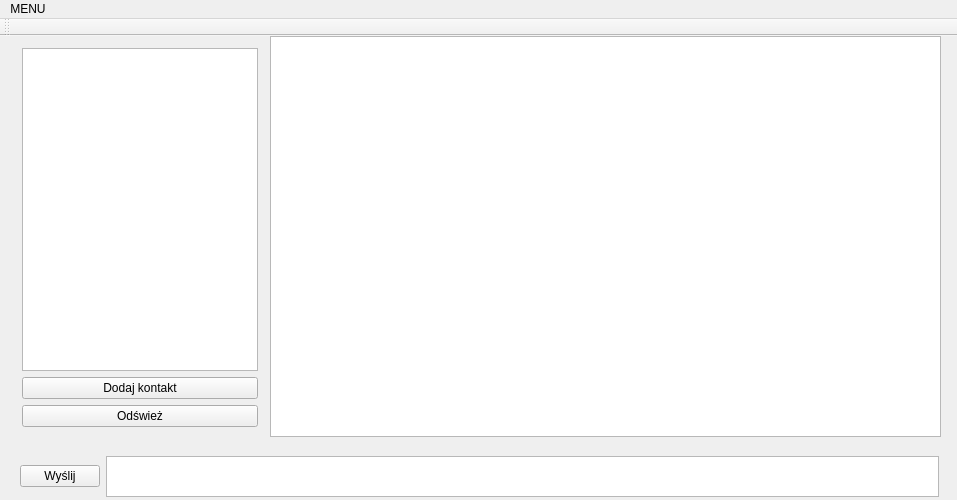
<?xml version="1.0" encoding="UTF-8"?>
<ui version="4.0">
 <class>MainWindow</class>
 <widget class="QMainWindow" name="MainWindow">
  <property name="geometry">
   <rect>
    <x>0</x>
    <y>0</y>
    <width>957</width>
    <height>500</height>
   </rect>
  </property>
  <property name="sizePolicy">
   <sizepolicy hsizetype="Fixed" vsizetype="Fixed">
    <horstretch>0</horstretch>
    <verstretch>0</verstretch>
   </sizepolicy>
  </property>
  <property name="minimumSize">
   <size>
    <width>900</width>
    <height>500</height>
   </size>
  </property>
  <property name="maximumSize">
   <size>
    <width>5000</width>
    <height>5000</height>
   </size>
  </property>
  <property name="windowTitle">
   <string>Super tajny komunikator</string>
  </property>
  <widget class="QWidget" name="centralWidget">
   <widget class="QWidget" name="horizontalLayoutWidget">
    <property name="geometry">
     <rect>
      <x>9</x>
      <y>409</y>
      <width>941</width>
      <height>52</height>
     </rect>
    </property>
    <layout class="QHBoxLayout" name="horizontalLayout">
     <property name="sizeConstraint">
      <enum>QLayout::SetDefaultConstraint</enum>
     </property>
     <property name="bottomMargin">
      <number>0</number>
     </property>
     <item>
      <widget class="QPushButton" name="sendBTN">
       <property name="text">
        <string>Wyślij</string>
       </property>
      </widget>
     </item>
     <item>
      <widget class="QTextEdit" name="sendTXT">
       <property name="enabled">
        <bool>true</bool>
       </property>
       <property name="sizePolicy">
        <sizepolicy hsizetype="Expanding" vsizetype="Expanding">
         <horstretch>0</horstretch>
         <verstretch>0</verstretch>
        </sizepolicy>
       </property>
       <property name="maximumSize">
        <size>
         <width>16777215</width>
         <height>50</height>
        </size>
       </property>
      </widget>
     </item>
    </layout>
   </widget>
   <widget class="QListWidget" name="listCONV">
    <property name="geometry">
     <rect>
      <x>270</x>
      <y>0</y>
      <width>671</width>
      <height>401</height>
     </rect>
    </property>
    <property name="sizePolicy">
     <sizepolicy hsizetype="Expanding" vsizetype="Expanding">
      <horstretch>0</horstretch>
      <verstretch>0</verstretch>
     </sizepolicy>
    </property>
    <property name="minimumSize">
     <size>
      <width>400</width>
      <height>0</height>
     </size>
    </property>
   </widget>
   <widget class="QWidget" name="layoutWidget">
    <property name="geometry">
     <rect>
      <x>11</x>
      <y>1</y>
      <width>258</width>
      <height>401</height>
     </rect>
    </property>
    <layout class="QVBoxLayout" name="verticalLayout_2">
     <item>
      <widget class="QListWidget" name="ListaKontaktow"/>
     </item>
     <item>
      <widget class="QPushButton" name="BTNdodajKontakt">
       <property name="text">
        <string>Dodaj kontakt</string>
       </property>
      </widget>
     </item>
     <item>
      <widget class="QPushButton" name="pushButton">
       <property name="text">
        <string>Odśwież</string>
       </property>
      </widget>
     </item>
    </layout>
   </widget>
  </widget>
  <widget class="QToolBar" name="mainToolBar">
   <attribute name="toolBarArea">
    <enum>TopToolBarArea</enum>
   </attribute>
   <attribute name="toolBarBreak">
    <bool>false</bool>
   </attribute>
  </widget>
  <widget class="QMenuBar" name="menuBar">
   <property name="geometry">
    <rect>
     <x>0</x>
     <y>0</y>
     <width>957</width>
     <height>19</height>
    </rect>
   </property>
   <widget class="QMenu" name="menuPo_cz_z_serwerem">
    <property name="title">
     <string>MENU</string>
    </property>
    <addaction name="actionPoka_m_j_ID"/>
   </widget>
   <addaction name="menuPo_cz_z_serwerem"/>
  </widget>
  <action name="actionPo_cz_z_serwerem">
   <property name="text">
    <string>połącz z serwerem</string>
   </property>
  </action>
  <action name="actionPoka_m_j_ID">
   <property name="text">
    <string>pokaż mój ID</string>
   </property>
  </action>
 </widget>
 <layoutdefault spacing="6" margin="11"/>
 <resources/>
 <connections/>
</ui>
